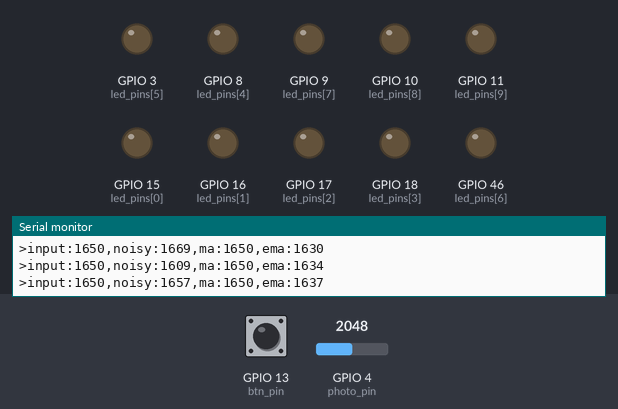
Simulated run of this program. Board: ESP32-S3. Parts: output pins drawn as LEDs (lit = HIGH), the last lines printed to the serial monitor. Inputs (shaded band) come from the test bench; at power-on: GPIO 4 (photo_pin) = 2048, GPIO 13 (btn_pin) HIGH (analog values on the 0–4095 scale). Random numbers use the default seed unless the program sets one.

Above: at 1.2 s.
1.3 s: GPIO 4 (photo_pin) set to 1275
3.8 s: GPIO 4 (photo_pin) set to 1204
At 4.3 s:
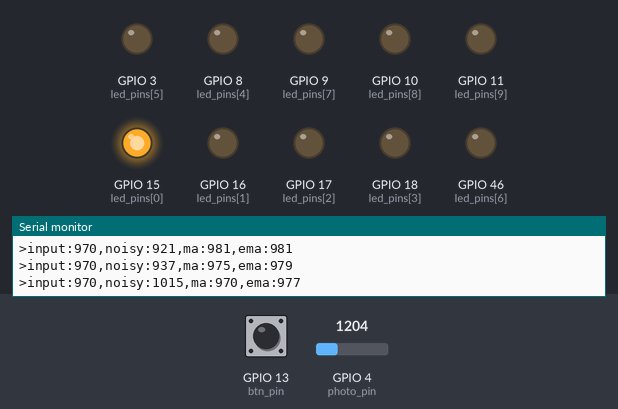
5.4 s: GPIO 4 (photo_pin) set to 1072
At 6.2 s:
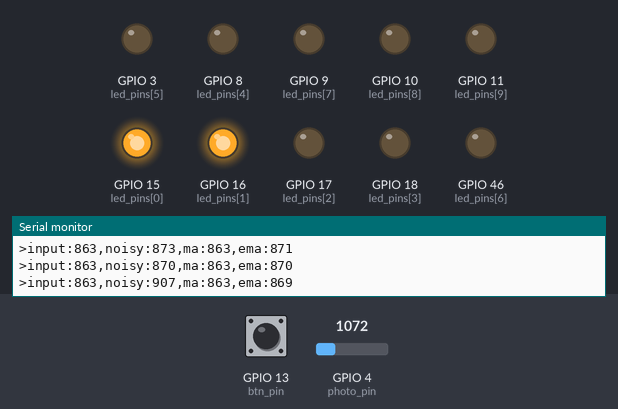
7.2 s: GPIO 4 (photo_pin) set to 940
At 8.0 s:
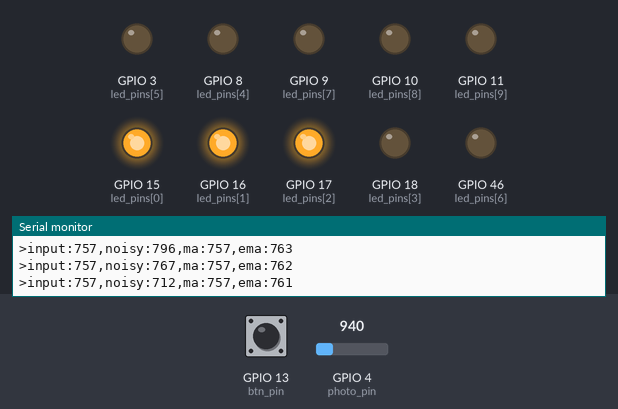
8.9 s: GPIO 13 (btn_pin) pulled LOW for 0.15 s
11.9 s: GPIO 4 (photo_pin) set to 491
At 12.99 s:
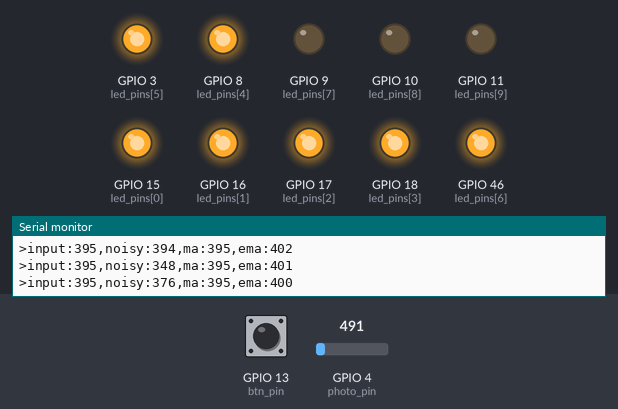
Timing chart, 0 to 15.9 s (numbered marks = the images above; inputs shaded):
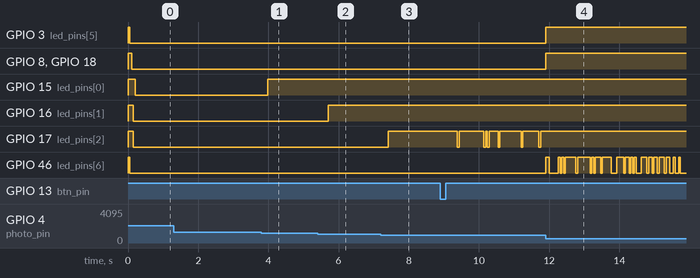

The program:

main.cpp
```cpp
/*
Photoresistor Noise Visualization With Optional Smoothing

This program reads a photoresistor voltage and visualizes it on a 10-LED bar.
It also computes two filtered versions of the signal (moving average and
exponential moving average) and prints all values to Serial for comparison.
Button click toggles LED display mode between raw noisy signal and smoothed signal.
*/

#include <Arduino.h>
#include <OneButton.h>

// Photoresistor input pin.
const uint8_t photo_pin = 4;

// Mode toggle button.
const uint8_t btn_pin = 13;
OneButton btn;

// LED bar.
const uint8_t led_count = 10;
const uint8_t led_pins[led_count] = {15, 16, 17, 18, 8, 3, 46, 9, 10, 11};

// Window size for simple moving average (SMA).
const uint8_t window_size = 10;
// Exponential moving average (EMA) coefficient derived from window size.
const float smooth_alpha = 2.0 / (window_size + 1);

// Expected sensor range in millivolts for LED bar.
const uint32_t max_mv = 1100;
const uint32_t min_mv = 100;

// true: show smoothed value on LEDs, false: show injected noisy value.
bool smooth_led = true;

// Computes simple moving average using a circular buffer.
uint32_t movingAverage(uint32_t current_value)
{
  // Persistent history and running sum.
  static uint32_t ma_buffer[window_size];
  static uint8_t i = 0;
  static uint32_t sum = 0;

  // Remove the oldest value from the sum, add the new value.
  sum -= ma_buffer[i];
  ma_buffer[i] = current_value;
  sum += ma_buffer[i];

  i++;
  if (i >= window_size)
    i = 0;

  return (sum / window_size);
}

// Computes exponential moving average with previous output feedback.
uint32_t expMovingAverage(uint32_t current_value)
{
  // Previous EMA output.
  static uint32_t y_prev = 0;

  // EMA recursion: y[n] = a*x[n] + (1-a)*y[n-1].
  uint32_t y = std::lround(smooth_alpha * current_value + (1 - smooth_alpha) * y_prev);

  y_prev = y;

  return y;
}

void setup()
{
  Serial.begin(115200);
  analogReadResolution(12);

  btn.setup(btn_pin, INPUT_PULLUP, true);

  // Toggle display mode on each short click.
  btn.attachClick([]()
                  {
                    smooth_led = !smooth_led;
                    Serial.printf("LED smoothing %s\r\n", smooth_led ? "enabled" : "disabled"); });

  for (uint8_t i = 0; i < led_count; i++)
    pinMode(led_pins[i], OUTPUT);
}

void loop()
{
  btn.tick();

  // Raw photoresistor voltage in millivolts.
  uint32_t photo_v = analogReadMilliVolts(photo_pin);

  // Add synthetic random jitter for noisy visualization mode.
  uint32_t noisy = photo_v + random(-50, 50);

  uint32_t smooth_ma = movingAverage(photo_v);
  uint32_t smooth_ema = expMovingAverage(photo_v);

  Serial.printf(">input:%d,noisy:%d,ma:%d,ema:%d\r\n", photo_v, noisy, smooth_ma, smooth_ema);

  uint32_t display_value = smooth_led ? smooth_ema : noisy;

  for (uint8_t i = 0; i < led_count; i++)
  {
    // Generate evenly spaced thresholds: first LED has highest threshold and last LED has lowest
    // threshold.
    uint32_t threshold = min_mv + (max_mv - min_mv) * (led_count - i - 1) / led_count;

    // Turn on LED if display value is below threshold, so when it decreases (illuminance increases),
    // LEDs turn on from first to last.
    digitalWrite(led_pins[i], display_value < threshold ? HIGH : LOW);
  }

  delay(50);
}
```

Measured:
- the behaviour switches between 1239 and 1238 on GPIO 4 (photo_pin) (found by bisection; images 0 and 1)
- the behaviour switches between 1115 and 1114 on GPIO 4 (photo_pin) (found by bisection; images 1 and 2)
- the behaviour switches between 991 and 990 on GPIO 4 (photo_pin) (found by bisection; images 2 and 3)
- after the input at 3.8 s, GPIO 15 (led_pins[0]): LOW → HIGH after 0.19 s
- after the input at 5.4 s, GPIO 16 (led_pins[1]): LOW → HIGH after 0.30 s
- after the input at 7.2 s, GPIO 17 (led_pins[2]): LOW → HIGH after 0.22 s
- after the input at 11.9 s, GPIO 3 (led_pins[5]), GPIO 8 (led_pins[4]), GPIO 18 (led_pins[3]): LOW → HIGH at once
